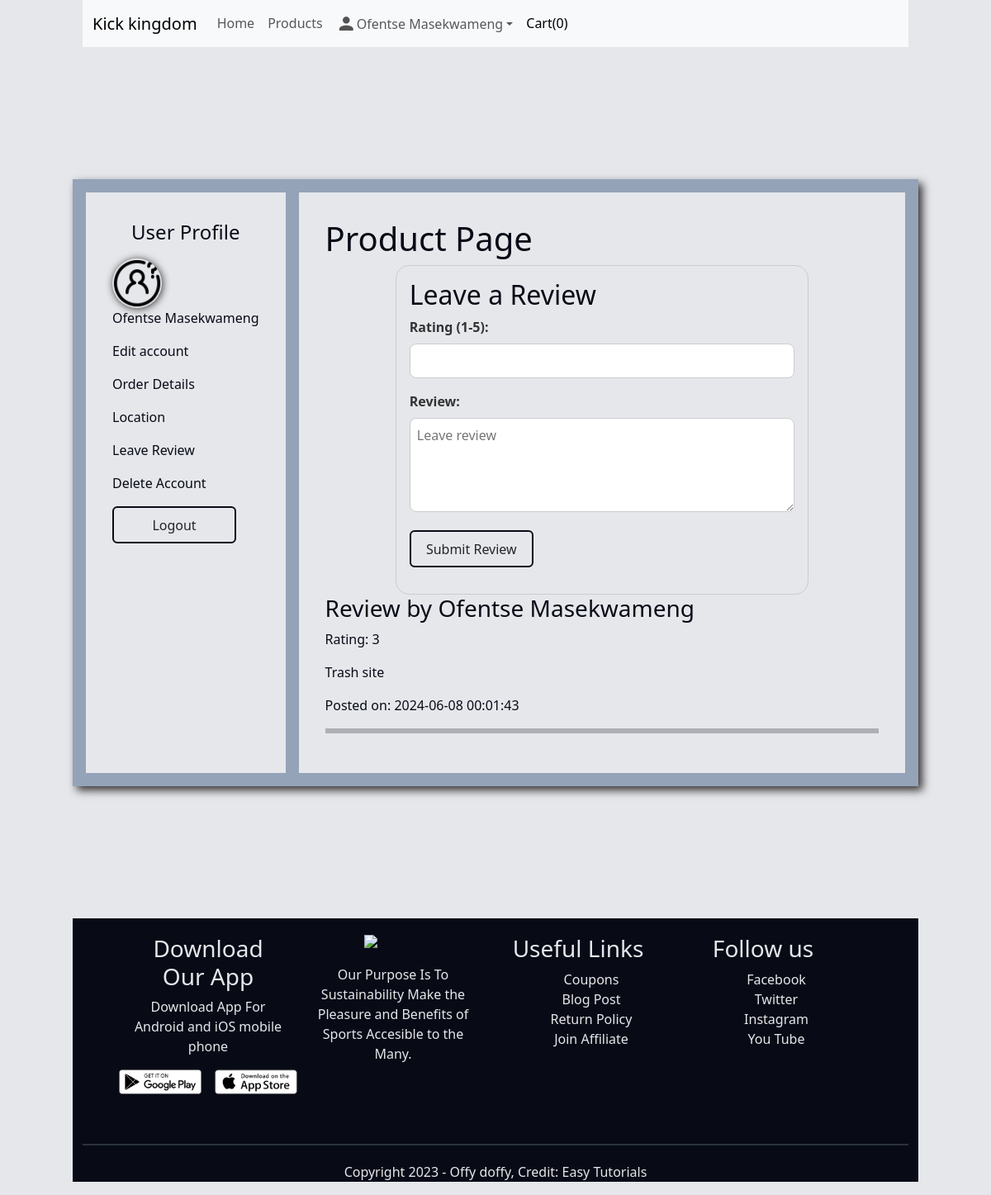
Page /profile.php?review (signed in) on the committed database.
### tables this page shows
CREATE TABLE `website_reviews` (
  `review_id` int(11) NOT NULL,
  `user_id` int(11) NOT NULL,
  `rating` int(11) DEFAULT NULL CHECK (`rating` between 1 and 5),
  `review_text` text DEFAULT NULL,
  `review_date` timestamp NOT NULL DEFAULT current_timestamp()
);

CREATE TABLE `site_user` (
  `user_id` int(11) NOT NULL,
  `first_name` varchar(255) DEFAULT NULL,
  `last_name` varchar(255) DEFAULT NULL,
  `email_address` varchar(255) DEFAULT NULL,
  `phone_number` varchar(20) DEFAULT NULL,
  `pwd` varchar(255) DEFAULT NULL,
  `cpassword` varchar(255) NOT NULL,
  `user_ip` varchar(255) NOT NULL
);

### profileFolder/userReview.php (the view, shortened to what this page needs)
<?php
include_once("functions/common.php");
function fetch_reviews($conn) {
    $reviews_query = $conn->prepare("SELECT r.review_id, r.rating, r.review_text, r.review_date, u.first_name, u.last_name FROM website_reviews r JOIN site_user u ON r.user_id = u.user_id ORDER BY r.review_date DESC");
    $reviews_query->execute();
    $reviews_result = $reviews_query->get_result();
    return $reviews_result;
}
?>
<!DOCTYPE html>
<html>
<head>
</head>
<body>
    <h1>Product Page</h1>
    <div class="review-form">
        <h2>Leave a Review</h2>
        <form id="reviewForm" action="" method="post">
            <div>
                <label for="rating">Rating (1-5):</label>
                <input type="number" id="rating" name="rating" min="1" max="5" required>
            </div>
            <div>
                <label for="review_text">Review:</label>
                <textarea id="review_text" name="review_text" rows="4" required placeholder="Leave review"></textarea>
            </div>
            <div>
                <button type="submit" class="btn">Submit Review</button>
            </div>
        </form>
    </div>
    <div class="reviews">
        <?php
        $reviews_result = fetch_reviews($conn);
            while ($review = $reviews_result->fetch_assoc()) {
                echo '<div class="review">';
                echo '<h3>Review by ' . htmlspecialchars($review['first_name']) . ' ' . htmlspecialchars($review['last_name']) . '</h3>';
                echo '<p>Rating: ' . htmlspecialchars($review['rating']) . '</p>';
                echo '<p>' . htmlspecialchars($review['review_text']) . '</p>';
                echo '<p>Posted on: ' . htmlspecialchars($review['review_date']) . '</p>';
                echo '<hr class="line">';
                echo '</div>';
            }
        ?>
    </div>
</body>
</html>

### styles/styles.css (style rules this page uses)
:root { --clr-dark: #080b16; --clr-light: rgb(229, 231, 235); --clr-slate400: #94a3b8; --clr-slate600: #475569; --clr-slate800: #1e293b; --clr-rose: #e11d48; --clr-blue: #1e3a8a; --clr-green: rgb(22, 163, 74); --size-xxs: 0.5rem; --size-xs: 0.75rem; --size-sm: 0.875rem; --size-base: 1rem; --size-lg: 1.125rem; --size-xl: 1.25rem; --size-2xl: 1.5rem; --size-3xl: 1.875rem; --size-4xl: 2.25rem; --size-5xl: 3rem; --size-6xl: 3.75rem; --size-7xl: 4.5rem; --size-8xl: 6rem; --size-9xl: 8rem; --size-10xl: 10rem; --body-font: "Syne", sans-serif; --h2-font-size: 1.25rem; --normal-font-size: .938rem; --font-regular: 400; --font-medium: 500; --font-semi-bold: 600; --z-fixed: 100; --z-modal: 1000; }
* { margin: 0; line-height: calc(1em + 0.5rem); }
body { background-color: var(--clr-light); color: var(--clr-dark); }
button { display: inline-block; padding: 0; border: none; background: none; cursor: pointer; }

### styles/components/profile.css (style rules this page uses)
label { font-weight: 600; display: flex; gap: 1rem; }
.line { border: 3px solid var(--clr-dark); }

### styles/utils.css (style rules this page uses)
.btn { border: 2px solid var(--clr-dark); height: 30px; width: 100px; font-size: var(--size-xs); font-weight: 500; border-radius: none; }
@media (min-width: 640px) { .btn { border: 2px solid var(--clr-dark); width: 150px; height: 45px; font: var(--size-base); font-weight: 500; border-radius: none; } }

### profileFolder/userReview.php (style rules this page uses)
.review-form { max-width: 500px; margin: 0 auto; padding: 1em; border: 1px solid #ccc; border-radius: 1em; }
.review-form div { margin-bottom: 1em; }
.review-form label { margin-bottom: .5em; color: #333333; }
.review-form input, .review-form textarea { border: 1px solid #ccc; border-radius: 0.5em; box-sizing: border-box; width: 100%; padding: 0.5em; }

### rows in the picture
website_reviews: user.first_name "Ofentse", user.last_name "Masekwameng", rating "3", review_text "Trash site", review_date "2024-06-08 00:01:43"

### other values in the picture
$_SESSION["first_name"] "Ofentse Ofentse"
$_SESSION["last_name"] "Masekwameng Masekwameng"
$num_of_items "0"
